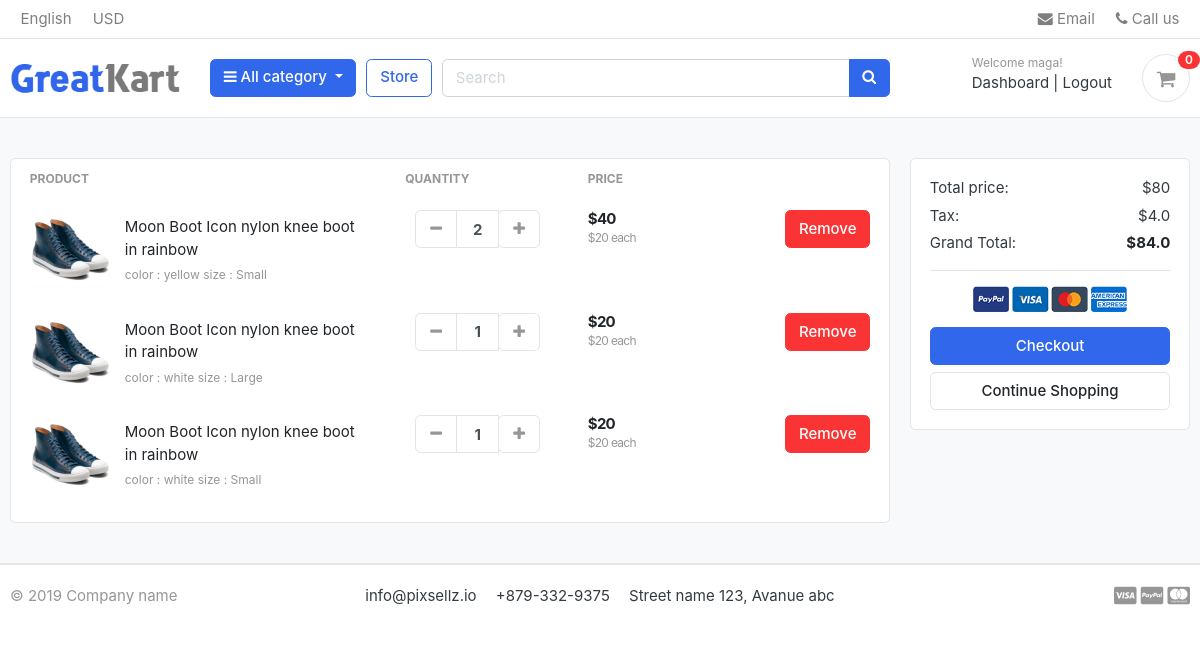
Page /cart/ (signed in) on the earlier database version.
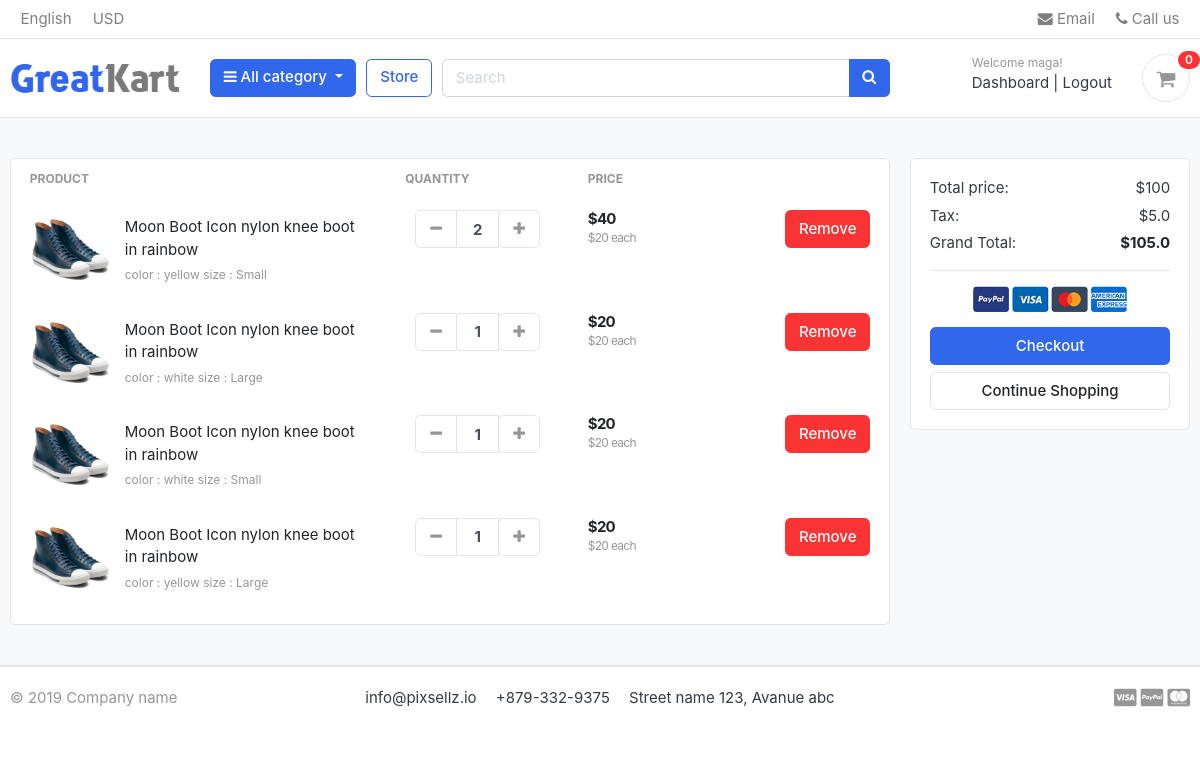
Same page on the later database version.
### accounts/models.py (models this page shows, shortened)
class Account(AbstractBaseUser,PermissionsMixin):
    first_name = models.CharField(max_length=50)
    last_name = models.CharField(max_length=50)
    username = models.CharField(max_length=50, unique=True)
    email = models.EmailField(max_length=80, unique=True)
    phone_number    = models.CharField(max_length=50)
    date_joined = models.DateTimeField(auto_now_add=True)
    last_login = models.DateTimeField(auto_now_add=True)
    is_staff = models.BooleanField(default=False)
    is_active = models.BooleanField(default=False)
    is_superuser = models.BooleanField(default=True)
    USERNAME_FIELD = 'email'
    REQUIRED_FIELDS = ['username', 'first_name', 'last_name']
    objects = MyAccountManager()

### carts/models.py (models this page shows, shortened)
class CartItem(models.Model):
    user = models.ForeignKey(Account, on_delete=models.CASCADE, null=True)
    product = models.ForeignKey(Product, on_delete=models.CASCADE)
    variations = models.ManyToManyField(Variation, blank=True)
    cart = models.ForeignKey(Cart, on_delete=models.CASCADE,null=True)
    quantity = models.IntegerField()
    is_active = models.BooleanField(default=True)
    def sub_total(self):
        return self.product.price*self.quantity

### store/models.py (models this page shows, shortened)
class Product(models.Model):
    product_name = models.CharField(max_length=150, unique=True)
    slug = models.SlugField(max_length=200, unique=True)
    description = models.TextField(max_length=500, blank=True)
    price = models.IntegerField()
    images = models.ImageField(upload_to='product')
    stock = models.IntegerField()
    is_avialable = models.BooleanField(default=True)
    category = models.ForeignKey(Category, on_delete=models.CASCADE)
    created_date = models.DateTimeField(auto_now_add=True)
    modified_date = models.DateTimeField(auto_now=True)
    def get_url(self):
        return reverse('product_detail', args=[self.category.slug, self.slug])

class Variation(models.Model):
    product = models.ForeignKey(Product, on_delete=models.CASCADE)
    variation_category = models.CharField(max_length=150, choices=variation_category_choice)
    variation_value = models.CharField(max_length=150)
    is_active = models.BooleanField(default=True)
    created_date = models.DateTimeField(auto_now=True)
    objects = VariationManager()

### carts/views.py (the view)
# urls.py: path('', views.cart, name='cart'),
def cart(request, total=0, quantity=0, cart_items=None):
    try:
        tax=0
        grand_total = 0
        if request.user.is_authenticated:
            cart_items = CartItem.objects.filter(user=request.user, is_active=True)
        else:
            cart = Cart.objects.get(cart_id=_cart_id(request))
            cart_items = CartItem.objects.filter(cart=cart, is_active=True)
        for cart_item in cart_items:
            total += (cart_item.product.price * cart_item.quantity)
            quantity += cart_item.quantity
        tax = (total *5)/ 100
        grand_total = total +tax
    except ObjectDoesNotExist:
        pass
    context ={
        'total':total,
        'quantity':quantity,
        'cart_items': cart_items,
        'tax': tax,
        'grand_total': grand_total
    }
    return render(request, 'store/cart.html', context)

### carts/context_processors.py (called while the page is built)
def counter(request):
    cart_count = 0
    if 'admin' in request.path:
        return {}
    else:
        try:
            cart = Cart.objects.filter(cart_id= _cart_id(request))
            if request.user.is_authenticated:
                cart_items = CartItem.objects.all().filter(cart=cart[:1])
            else:
                cart_items = CartItem.objects.all().filter(cart=cart[:1])
            for cart_item in cart_items:
                cart_count+= cart_item.quantity
        except Cart.DoesNotExist:
            cart_count=0
    return dict(cart_count=cart_count)

### carts/views.py (called while the page is built)
def _cart_id(request):
    cart = request.session.session_key
    if not cart:
        cart = request.session.create()
    return cart

### category/context_processors.py (called while the page is built)
def menu_links(request):
    links = Category.objects.all()
    return dict(links=links)

### category/models.py (called while the page is built)
    def get_url(self):
        return reverse('products_by_category' , args=[self.slug])

### templates/store/cart.html (shortened to what this page needs)
{% extends 'base.html' %}
{% load static %}
{% block content %}
<section class="section-content padding-y bg">
<div class="container">
{% if not cart_items  %}
	<h1 class="text-center"> Your basket is empty </h1>
	<br>
	<div class="text-center">
		<a href="{% url 'store' %}" class="btn btn-primary">Continue shopping</a>
	</div>
{% else %}
<div class="row">
	<aside class="col-lg-9">
<div class="card">
<table class="table table-borderless table-shopping-cart">
<thead class="text-muted">
<tr class="small text-uppercase">
  <th scope="col">Product</th>
  <th scope="col" width="120">Quantity</th>
  <th scope="col" width="120">Price</th>
  <th scope="col" class="text-right" width="200"> </th>
</tr>
</thead>
<tbody>
{% for cart_item in cart_items %}
<tr>
	<td>
		<figure class="itemside align-items-center">
			<div class="aside"><img src="{{ cart_item.product.images.url }}" class="img-sm"></div>
			<figcaption class="info">
				<a href="{{ cart_item.product.get_url }}" class="title text-dark">{{ cart_item.product.product_name }}</a>
				<p class="text-muted small">
				 {% if  cart_item.variations.all %}
					{% for item in cart_item.variations.all  %}
					  {{ item.variation_category }} : {{ item.variation_value }}
					{% endfor %}
				{% endif %}
				</p>
			</figcaption>
		</figure>
	</td>
	<td>
					<div class="col">
						<div class="input-group input-spinner">
							<div class="input-group-prepend">
							<a href="{% url 'remove_cart' cart_item.product.id cart_item.id %}" class="btn btn-light" type="button" id="button-plus"> <i class="fa fa-minus"></i> </a>
							</div>
							<input type="text" class="form-control"  value="{{ cart_item.quantity }}">
							<div class="input-group-append">
								<form action="{% url 'add_cart' cart_item.product.id %}" method="POST">
									<button class="btn btn-light" type="button" id="button-minus"> <i class="fa fa-plus"></i> </button>
								</form>
						</div>
						</div>
					</div>
	</td>
	<td>
		<div class="price-wrap">
			<var class="price">${{ cart_item.sub_total }}</var>
			<small class="text-muted"> ${{ cart_item.product.price }} each </small>
		</div>
	</td>
	<td class="text-right">
	<a href="{% url 'remove_cart_item' cart_item.product.id cart_item.id %}" onclick="return confirm('Are you sure to delete?')" class="btn btn-danger"> Remove</a>
	</td>
</tr>
</tbody>
{% endfor %}
</table>
</div>
	</aside>
	<aside class="col-lg-3">
		<div class="card">
		<div class="card-body">
			<dl class="dlist-align">
			  <dt>Total price:</dt>
			  <dd class="text-right">${{ total }}</dd>
			</dl>
			<dl class="dlist-align">
			  <dt>Tax:</dt>
			  <dd class="text-right"> ${{tax}}</dd>
			</dl>
			<dl class="dlist-align">
			  <dt>Grand Total:</dt>
			  <dd class="text-right text-dark b"><strong>${{ grand_total }}</strong></dd>
			</dl>
			<hr>
			<p class="text-center mb-3">
				<img src="{% static './images/misc/payments.png' %}" height="26">
			</p>
			<a href="{% url 'checkout' %}" class="btn btn-primary btn-block"> Checkout </a>
			<a href="{% url 'store' %}" class="btn btn-light btn-block">Continue Shopping</a>
		</div>
		</div>
</aside>
</div>
{% endif %}
</div>
</section>
{% endblock %}

### templates/base.html (shortened to what this page needs)
{% load static %}
<!DOCTYPE HTML>
<html lang="en">
<head>
<link href="{% static 'css/bootstrap.css' %}" rel="stylesheet" type="text/css"/>
<link href="{% static 'fonts/fontawesome/css/all.min.css' %}" type="text/css" rel="stylesheet">
<link href="{% static 'css/ui.css' %}" rel="stylesheet" type="text/css"/>
<link href="{% static 'css/responsive.css' %}" rel="stylesheet" media="only screen and (max-width: 1200px)" />
<link href="{% static 'css/custom.css' %}" rel="stylesheet" type="text/css"/>
<link rel="stylesheet" href="https://cdnjs.cloudflare.com/ajax/libs/font-awesome/4.7.0/css/font-awesome.min.css">
</head>
<body>
{% include 'includes/navbar.html' %}
{% block content %}
{% endblock %}
{% include 'includes/footer.html' %}

### templates/includes/navbar.html (shortened to what this page needs)
{% load static %}
<header class="section-header">
<nav class="navbar p-md-0 navbar-expand-sm navbar-light border-bottom">
<div class="container">
  <div class="collapse navbar-collapse" id="navbarTop4">
    <ul class="navbar-nav mr-auto">
    	<li class="nav-item dropdown">
		 	<a href="#" class="nav-link">   English </a>
		</li>
		<li class="nav-item dropdown">
			<a href="#" class="nav-link"> USD </a>
		</li>
    </ul>
    <ul class="navbar-nav">
		<li><a href="#" class="nav-link"> <i class="fa fa-envelope"></i> Email </a></li>
		<li><a href="#" class="nav-link"> <i class="fa fa-phone"></i> Call us </a></li>
	</ul>
  </div>
</div>
</nav>
<section class="header-main border-bottom">
	<div class="container">
<div class="row align-items-center">
	<div class="col-lg-2 col-md-3 col-6">
		<a href="{% url 'index' %}" class="brand-wrap">
			<img class="logo" src="{% static './images/logo.png' %}">
		</a>
	</div>
	<div class="col-lg col-sm col-md col-6 flex-grow-0">
		<div class="category-wrap dropdown d-inline-block float-right">
			<button type="button" class="btn btn-primary dropdown-toggle" data-toggle="dropdown">
				<i class="fa fa-bars"></i> All category
			</button>
		</div>
	</div>
	<a href="{% url 'store' %}" class="btn btn-outline-primary">Store</a>
	<div class="col-lg  col-md-6 col-sm-12 col">
		<form action="{% url 'search' %}" class="search" method='POST'>
			<div class="input-group w-100">
			    <input type="text" class="form-control" style="width:60%;" placeholder="Search" name='keyword'>
			    <div class="input-group-append">
			      <button class="btn btn-primary" type="submit">
			        <i class="fa fa-search"></i>
			      </button>
			    </div>
		    </div>
		</form>
	</div>
	<div class="col-lg-3 col-sm-6 col-8 order-2 order-lg-3">
				<div class="d-flex justify-content-end mb-3 mb-lg-0">
					 {% if user.id is None %}
          <div class="widget-header">
            <small class="title text-muted">Welcome guest!</small>
            <div>
              <a href="{% url 'login' %}">Sign in</a> <span class="dark-transp"> | </span>
              <a href="{% url 'register' %}"> Register</a>
            </div>
          </div>
          {% else %}
          <div class="widget-header">
            <small class="title text-muted">Welcome {{user.first_name}}!</small>
            <div>
              <a href="{% url 'dashboard' %}">Dashboard</a> <span class="dark-transp"> | </span>
              <a href="{% url 'logout' %}"> Logout</a>
            </div>
          </div>
          {% endif %}
					<a href="{% url 'cart' %}" class="widget-header pl-3 ml-3">
						<div class="icon icon-sm rounded-circle border"><i class="fa fa-shopping-cart"></i></div>
						<span class="badge badge-pill badge-danger notify">{{ cart_count }}</span>
					</a>
				</div>
			</div>
</div>
	</div>
</section>
</header>

### templates/includes/footer.html (shortened to what this page needs)
<footer class="section-footer border-top">
	<div class="container">
		<section class="footer-bottom border-top row">
			<div class="col-md-2">
				<p class="text-muted"> &copy 2019 Company name </p>
			</div>
			<div class="col-md-8 text-md-center">
				<span  class="px-2">info@pixsellz.io</span>
				<span  class="px-2">+879-332-9375</span>
				<span  class="px-2">Street name 123, Avanue abc</span>
			</div>
			<div class="col-md-2 text-md-right text-muted">
				<i class="fab fa-lg fa-cc-visa"></i>
				<i class="fab fa-lg fa-cc-paypal"></i>
				<i class="fab fa-lg fa-cc-mastercard"></i>
			</div>
		</section>
	</div>
</footer>

### static/css/ui.css (style rules this page uses)
html { font-family: "Inter", sans-serif; font-size: 15px; }
.price-wrap { letter-spacing: -0.7px; }
.icon-xs, .icon-sm, .icon-md, .icon-lg { display: inline-block; text-align: center; flex-shrink: 0; flex-grow: 0; }
.icon-sm { width: 48px; height: 48px; line-height: 48px !important; font-size: 20px; }
.img-xs, .img-sm, .img-md, .img-lg { -o-object-fit: cover; object-fit: cover; flex-shrink: 0; flex-grow: 0; }
.img-sm { width: 80px; height: 80px; }
.padding-y { padding-top: 40px; padding-bottom: 40px; }
var { font-style: normal; }
figure { margin-bottom: 0; }
.bg { background-color: #f8f9fa; }
.b { font-weight: 600; }
p:last-child { margin-bottom: 0; }
.header-main { position: relative; padding-top: 1rem; padding-bottom: 1rem; }
.brand-wrap .logo, .navbar-brand .logo { margin-right: 7px; max-height: 42px; display: inline-block; }
.widget-header { display: inline-block; vertical-align: middle; position: relative; }
.widget-header a { color: #343a40; }
.widget-header i { color: #969696; }
.widget-header .title { display: block; }
.widget-header .notify { position: absolute; top: -3px; right: -10px; }
.footer-bottom { padding-top: 20px; padding-bottom: 20px; }
.btn-light { background-color: #fff; border-color: #e4e4e4; }
.btn-light i { color: #969696; }
.itemside { position: relative; display: flex; width: 100%; }
.itemside .aside { position: relative; flex-shrink: 0; }
.itemside .info { padding-left: 15px; padding-right: 7px; }
.itemside p { margin-bottom: 0; }
.itemside .title { display: block; margin-bottom: 5px; color: #212529; }
[class*=dlist-] { margin-bottom: 5px; }
[class*=dlist-] dd { margin-bottom: 0; }
.dlist-align { display: flex; }
.dlist-align dt { width: 150px; word-wrap: break-word; font-weight: normal; }
.dlist-align dd { flex-grow: 1; }
.notify { position: absolute; top: -4px; right: -10px; display: inline-block; padding: 0.25em 0.6em; font-size: 12px; line-height: 1; text-align: center; border-radius: 3rem; color: #fff; background-color: #fa3434; }
.price { font-weight: 600; color: #212529; }
.input-spinner { width: 125px; flex-wrap: nowrap; display: inline-flex; vertical-align: middle; }
.input-spinner input.form-control { text-align: center; max-width: 46px; font-weight: bold; flex-basis: 46px; border-color: #e4e4e4; flex-grow: 0; }
.input-spinner .btn { width: 42px; text-align: center; padding-left: 0.5rem; padding-right: 0.5rem; }
.table-shopping-cart.table td, .table-shopping-cart.table th { padding-left: 1.25rem; padding-right: 1.25rem; }
.table-shopping-cart .price-wrap { line-height: 1.2; }
.table-shopping-cart .price { font-weight: bold; margin-right: 5px; display: block; }

Differences in the rows shown:
added CartItem: product.images (picture), product.product_name "Moon Boot Icon nylon knee boot in rainbow", quantity "1", sub_total "20", product.price "20", Variation (variation_category "color", variation_value "yellow"), Variation (variation_category "size", variation_value "Large")
Other differences:
{{ total }}: "80" → "100"
{{ tax }}: "4.0" → "5.0"
{{ grand_total }}: "84.0" → "105.0"
